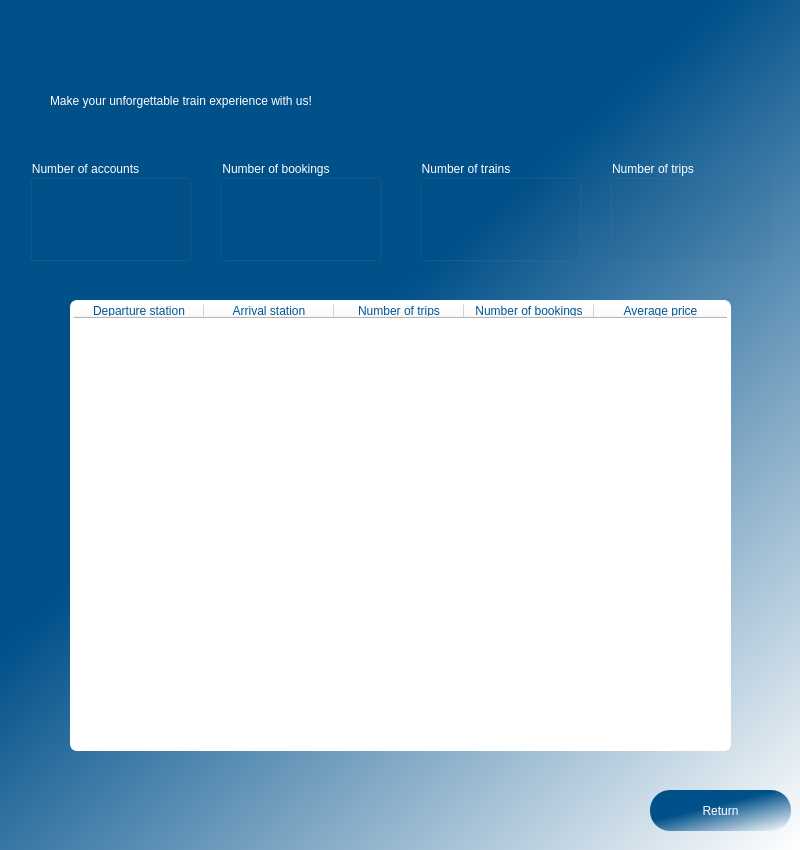
<?xml version="1.0" encoding="UTF-8"?>
<ui version="4.0">
 <class>Dialog</class>
 <widget class="QDialog" name="Dialog">
  <property name="geometry">
   <rect>
    <x>0</x>
    <y>0</y>
    <width>800</width>
    <height>850</height>
   </rect>
  </property>
  <property name="windowTitle">
   <string>Dialog</string>
  </property>
  <widget class="QWidget" name="frame" native="true">
   <property name="geometry">
    <rect>
     <x>0</x>
     <y>0</y>
     <width>800</width>
     <height>850</height>
    </rect>
   </property>
   <property name="styleSheet">
    <string notr="true">QWidget#frame{
    
	background-color: qlineargradient(spread:pad, x1:0.467, y1:0.37, x2:1, y2:1, stop:0 rgba(0, 80, 138, 255), stop:1 rgba(255, 255, 255, 255));

}</string>
   </property>
   <widget class="QPushButton" name="returnButton">
    <property name="geometry">
     <rect>
      <x>650</x>
      <y>790</y>
      <width>141</width>
      <height>41</height>
     </rect>
    </property>
    <property name="styleSheet">
     <string notr="true">QPushButton{
border-radius: 20px;
background-color:qlineargradient(spread:pad, x1:0.467, y1:0.37, x2:1, y2:1, stop:0 rgba(0, 80, 138, 255), stop:1 rgba(255, 255, 255, 255));
font: 63 12pt &quot;Sitka Small Semibold&quot;;
color:white;
}

QPushButton:hover{
	background-color: white;
	color: #00508a;
}</string>
    </property>
    <property name="text">
     <string>Return</string>
    </property>
   </widget>
   <widget class="QTableWidget" name="tableWidget">
    <property name="geometry">
     <rect>
      <x>70</x>
      <y>300</y>
      <width>661</width>
      <height>451</height>
     </rect>
    </property>
    <property name="styleSheet">
     <string notr="true">background-color: white;
font: 8pt &quot;Sitka Small Semibold&quot;;
color:rgb(0, 86, 148);
border: 2px solid white;
border-radius: 7px;
text-align: center;</string>
    </property>
    <property name="sizeAdjustPolicy">
     <enum>QAbstractScrollArea::AdjustToContents</enum>
    </property>
    <property name="showGrid">
     <bool>true</bool>
    </property>
    <property name="gridStyle">
     <enum>Qt::CustomDashLine</enum>
    </property>
    <property name="cornerButtonEnabled">
     <bool>false</bool>
    </property>
    <attribute name="horizontalHeaderCascadingSectionResizes">
     <bool>false</bool>
    </attribute>
    <attribute name="horizontalHeaderMinimumSectionSize">
     <number>60</number>
    </attribute>
    <attribute name="horizontalHeaderDefaultSectionSize">
     <number>130</number>
    </attribute>
    <attribute name="horizontalHeaderStretchLastSection">
     <bool>true</bool>
    </attribute>
    <attribute name="verticalHeaderVisible">
     <bool>false</bool>
    </attribute>
    <attribute name="verticalHeaderDefaultSectionSize">
     <number>40</number>
    </attribute>
    <column>
     <property name="text">
      <string>Departure station</string>
     </property>
     <property name="textAlignment">
      <set>AlignCenter</set>
     </property>
    </column>
    <column>
     <property name="text">
      <string>Arrival station</string>
     </property>
     <property name="textAlignment">
      <set>AlignCenter</set>
     </property>
    </column>
    <column>
     <property name="text">
      <string>Number of trips</string>
     </property>
     <property name="textAlignment">
      <set>AlignCenter</set>
     </property>
    </column>
    <column>
     <property name="text">
      <string>Number of bookings</string>
     </property>
     <property name="textAlignment">
      <set>AlignCenter</set>
     </property>
    </column>
    <column>
     <property name="text">
      <string>Average price</string>
     </property>
     <property name="textAlignment">
      <set>AlignCenter</set>
     </property>
    </column>
   </widget>
   <widget class="QLabel" name="title">
    <property name="geometry">
     <rect>
      <x>50</x>
      <y>70</y>
      <width>721</width>
      <height>61</height>
     </rect>
    </property>
    <property name="styleSheet">
     <string notr="true">font: 20 20pt &quot;Sitka Heading Semibold&quot;;
color: rgb(255, 255, 255);</string>
    </property>
    <property name="text">
     <string>Make your unforgettable train experience with us!</string>
    </property>
   </widget>
   <widget class="QGroupBox" name="accountNumBox">
    <property name="geometry">
     <rect>
      <x>30</x>
      <y>160</y>
      <width>161</width>
      <height>101</height>
     </rect>
    </property>
    <property name="styleSheet">
     <string notr="true">color: white;
font: 9pt &quot;Sitka Heading bold&quot;;
color: rgb(255, 255, 255);</string>
    </property>
    <property name="title">
     <string>Number of accounts</string>
    </property>
    <widget class="QLabel" name="accountsNum">
     <property name="geometry">
      <rect>
       <x>60</x>
       <y>20</y>
       <width>41</width>
       <height>51</height>
      </rect>
     </property>
     <property name="font">
      <font>
       <family>Sitka Heading bold</family>
       <pointsize>20</pointsize>
       <weight>50</weight>
       <italic>false</italic>
       <bold>false</bold>
      </font>
     </property>
     <property name="styleSheet">
      <string notr="true">font: 20pt &quot;Sitka Heading bold&quot;;
color: rgb(255, 255, 255);
</string>
     </property>
     <property name="text">
      <string/>
     </property>
    </widget>
   </widget>
   <widget class="QGroupBox" name="tripsNumBox">
    <property name="geometry">
     <rect>
      <x>610</x>
      <y>160</y>
      <width>161</width>
      <height>101</height>
     </rect>
    </property>
    <property name="styleSheet">
     <string notr="true">color: white;
font: 9pt &quot;Sitka Heading bold&quot;;
color: rgb(255, 255, 255);</string>
    </property>
    <property name="title">
     <string>Number of trips</string>
    </property>
    <widget class="QLabel" name="tripsNum">
     <property name="geometry">
      <rect>
       <x>60</x>
       <y>20</y>
       <width>41</width>
       <height>51</height>
      </rect>
     </property>
     <property name="font">
      <font>
       <family>Sitka Heading bold</family>
       <pointsize>20</pointsize>
       <weight>50</weight>
       <italic>false</italic>
       <bold>false</bold>
      </font>
     </property>
     <property name="styleSheet">
      <string notr="true">font: 20pt &quot;Sitka Heading bold&quot;;
color: rgb(255, 255, 255);
</string>
     </property>
     <property name="text">
      <string/>
     </property>
    </widget>
   </widget>
   <widget class="QGroupBox" name="trainsNumBox">
    <property name="geometry">
     <rect>
      <x>420</x>
      <y>160</y>
      <width>161</width>
      <height>101</height>
     </rect>
    </property>
    <property name="styleSheet">
     <string notr="true">color: white;
font: 9pt &quot;Sitka Heading bold&quot;;
color: rgb(255, 255, 255);</string>
    </property>
    <property name="title">
     <string>Number of trains</string>
    </property>
    <widget class="QLabel" name="trainsNum">
     <property name="geometry">
      <rect>
       <x>60</x>
       <y>20</y>
       <width>41</width>
       <height>51</height>
      </rect>
     </property>
     <property name="font">
      <font>
       <family>Sitka Heading bold</family>
       <pointsize>20</pointsize>
       <weight>50</weight>
       <italic>false</italic>
       <bold>false</bold>
      </font>
     </property>
     <property name="styleSheet">
      <string notr="true">font: 20pt &quot;Sitka Heading bold&quot;;
color: rgb(255, 255, 255);
</string>
     </property>
     <property name="text">
      <string/>
     </property>
    </widget>
   </widget>
   <widget class="QGroupBox" name="bookingsNumBox">
    <property name="geometry">
     <rect>
      <x>220</x>
      <y>160</y>
      <width>161</width>
      <height>101</height>
     </rect>
    </property>
    <property name="styleSheet">
     <string notr="true">color: white;
font: 9pt &quot;Sitka Heading bold&quot;;
color: rgb(255, 255, 255);</string>
    </property>
    <property name="title">
     <string>Number of bookings</string>
    </property>
    <widget class="QLabel" name="bookingsNum">
     <property name="geometry">
      <rect>
       <x>60</x>
       <y>20</y>
       <width>41</width>
       <height>51</height>
      </rect>
     </property>
     <property name="font">
      <font>
       <family>Sitka Heading bold</family>
       <pointsize>20</pointsize>
       <weight>50</weight>
       <italic>false</italic>
       <bold>false</bold>
      </font>
     </property>
     <property name="styleSheet">
      <string notr="true">font: 20pt &quot;Sitka Heading bold&quot;;
color: rgb(255, 255, 255);
</string>
     </property>
     <property name="text">
      <string/>
     </property>
    </widget>
   </widget>
  </widget>
 </widget>
 <resources/>
 <connections/>
</ui>
